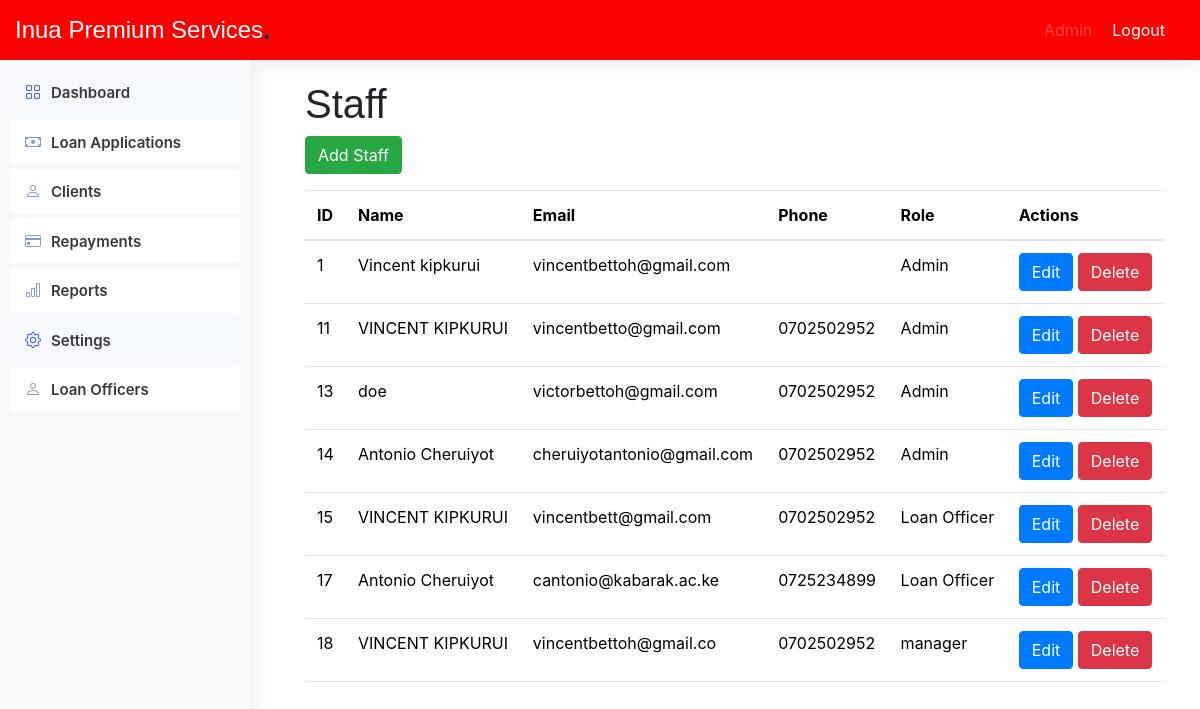
The app's page /admin/staff.php with its own data.
### tables this page shows
CREATE TABLE `navigation_items` (
  `id` int(11) NOT NULL,
  `title` varchar(100) NOT NULL,
  `url` varchar(200) NOT NULL,
  `icon` varchar(50) DEFAULT NULL,
  `parent_id` int(11) DEFAULT NULL
);

CREATE TABLE `users` (
  `id` int(11) NOT NULL,
  `name` varchar(100) NOT NULL,
  `email` varchar(100) NOT NULL,
  `phone` varchar(10) NOT NULL,
  `password` varchar(255) NOT NULL,
  `is_active` varchar(30) NOT NULL DEFAULT 'inactive',
  `role_id` varchar(11) NOT NULL,
  `area` varchar(11) NOT NULL
);

CREATE TABLE `roles` (
  `id` int(11) NOT NULL,
  `name` varchar(100) NOT NULL
);

### includes/functions.php (called while the page is built, shortened)
<?php
function db_connect() {
    $host = 'localhost';
    $db = 'microfinance';
    $user = 'root';
    $pass = '';
    try {
        return new PDO("mysql:host=$host;dbname=$db", $user, $pass, [
            PDO::ATTR_ERRMODE => PDO::ERRMODE_EXCEPTION,
            PDO::ATTR_DEFAULT_FETCH_MODE => PDO::FETCH_ASSOC,
        ]);
    } catch (PDOException $e) {
        die('Connection failed: ' . $e->getMessage());
    }
}
function getUserRole($userId) {
    $conn = db_connect();
    $stmt = $conn->prepare("SELECT role_id FROM users WHERE id = ?");
    $stmt->execute([$userId]);
    return $stmt->fetchColumn();
}
function getStaff() {
    include 'db.php';
    $sql = "SELECT * FROM users";
    $result = $conn->query($sql);
    $loanOfficers = [];
    if ($result->num_rows > 0) {
        while ($row = $result->fetch_assoc()) {
            $loanOfficers[] = $row;
        }
    }
    return $loanOfficers;
}
function getRole($id) {
    $conn = db_connect();
    $stmt = $conn->prepare("SELECT * FROM roles WHERE id = ?");
    $stmt->execute([$id]);
    return $stmt->fetch();
}
function getNavigationItems($roleId) {
    try {
        $conn = db_connect();
        $stmt = $conn->prepare("
            SELECT ni.id, ni.title, ni.url, ni.icon, ni.parent_id
            FROM navigation_items ni
            INNER JOIN navigation_item_roles nir ON ni.id = nir.navigation_item_id
            WHERE nir.role_id = :role_id ORDER BY ni.id ASC
        ");
        $stmt->execute([':role_id' => $roleId]);
        $result = $stmt->fetchAll(PDO::FETCH_ASSOC);
        return $result ?: [];
    } catch (PDOException $e) {
        error_log('Database query error: ' . $e->getMessage());
        return [];
    } finally {
        $conn = null;
    }
}
?>

### admin/staff.php (the view, shortened to what this page needs)
<?php
include_once("../includes/functions.php");
$loanOfficers = getStaff();
?>
<!DOCTYPE html>
<html lang="en">
<head>
    <link rel="stylesheet" href="https://cdnjs.cloudflare.com/ajax/libs/bootstrap/5.3.3/css/bootstrap.min.css" />
    <link href="assets/vendor/bootstrap/css/bootstrap.min.css" rel="stylesheet">
    <link href="assets/vendor/bootstrap-icons/bootstrap-icons.css" rel="stylesheet">
    <link href="assets/css/style.css" rel="stylesheet">
</head>
<body class="admin-page">
    <?php
    include("includes/header.php");
    include("../includes/sidebar.php");
    ?>
    <main class="main">
        <section id="loan-officers" class="loan-officers section">
            <div class="container">
                <h1>Staff</h1>
                <button class="btn btn-success mb-3" data-bs-toggle="modal" data-bs-target="#addLoanOfficerModal">Add Staff</button>
                <div class="table-container">
                    <table class="table">
                        <thead>
                            <tr>
                                <th>ID</th>
                                <th>Name</th>
                                <th>Email</th>
                                <th>Phone</th>
                                <th>Role</th>
                                <th>Actions</th>
                            </tr>
                        </thead>
                        <tbody>
                            <?php if (!empty($loanOfficers)): ?>
                                <?php foreach ($loanOfficers as $officer): ?>
                                    <tr>
                                        <td><?php echo htmlspecialchars($officer['id']); ?></td>
                                        <td><?php echo htmlspecialchars($officer['name']); ?></td>
                                        <td><?php echo htmlspecialchars($officer['email']); ?></td>
                                        <td><?php echo htmlspecialchars($officer['phone']); ?></td>
                                        <td><?php echo getRole($officer['role_id'])['name'];?></td>
                                        <td>
                                            <a href="edit_loan_officer.php?id=<?php echo htmlspecialchars($officer['id']); ?>" class="btn btn-primary">Edit</a>
                                            <a href="delete_loan_officer.php?id=<?php echo htmlspecialchars($officer['id']); ?>" class="btn btn-danger">Delete</a>
                                        </td>
                                    </tr>
                                <?php endforeach; ?>
                            <?php else: ?>
                                <tr>
                                    <td colspan="6">No loan officers found.</td>
                                </tr>
                            <?php endif; ?>
                        </tbody>
                    </table>
                </div>
            </div>
        </section>
    </main>
</body>
</html>

### includes/sidebar.php (shortened to what this page needs)
<?php
$userId = 1;
$roleId = getUserRole($userId);
$navItems = getNavigationItems($roleId);
function renderNavItems($items, $parentId = NULL) {
    $html = '';
    foreach ($items as $item) {
        if ($item['parent_id'] == $parentId) {
            $subItems = array_filter($items, function($i) use ($item) {
                return $i['parent_id'] == $item['id'];
            });
            $hasSubItems = !empty($subItems);
            $html .= '<li class="nav-item">';
            $html .= '<a class="nav-link' . ($hasSubItems ? ' collapsed' : '') . '" href="' . $item['url'] . '"';
            if ($hasSubItems) {
                $html .= ' data-bs-toggle="collapse" data-bs-target="#collapse-' . $item['id'] . '" aria-expanded="false" aria-controls="collapse-' . $item['id'] . '"';
            }
            $html .= '>';
            if ($item['icon']) {
                $html .= '<i class="' . $item['icon'] . '" title="' . $item['title'] . '"></i>';
            }
            $html .= '<span>' . $item['title'] . '</span>';
            $html .= '</a>';
            if ($hasSubItems) {
                $html .= '<ul id="collapse-' . $item['id'] . '" class="collapse list-unstyled">';
                $html .= renderNavItems($items, $item['id']);
                $html .= '</ul>';
            }
            $html .= '</li>';
        }
    }
    return $html;
}
?>
<!DOCTYPE html>
<html lang="en">
<head>
    <link rel="stylesheet" href="../assets/css/bootstrap.min.css">
</head>
<body>
    <aside class="sidebar">
        <ul class="sidebar-nav" id="sidebar-nav">
            <?= renderNavItems($navItems) ?>
        </ul>
    </aside>
</body>
</html>

### admin/assets/css/style.css (style rules this page uses)
:root { scroll-behavior: smooth; }
body { font-family: "Open Sans", sans-serif; background: #f6f9ff; color: #444444; }
a { color: #4154f1; text-decoration: none; }
h1, h2, h3, h4, h5, h6 { font-family: "Nunito", sans-serif; }
.sidebar { position: fixed; top: 60px; left: 0; bottom: 0; width: 300px; z-index: 996; transition: all 0.3s; padding: 20px; overflow-y: auto; scrollbar-width: thin; scrollbar-color: #aab7cf transparent; box-shadow: 0px 0px 20px rgba(1, 41, 112, 0.1); background-color: #fff; }
.sidebar-nav { padding: 0; margin: 0; list-style: none; }
.sidebar-nav li { padding: 0; margin: 0; list-style: none; }
.sidebar-nav .nav-item { margin-bottom: 5px; }
.sidebar-nav .nav-link { display: flex; align-items: center; font-size: 15px; font-weight: 600; color: #4154f1; transition: 0.3; background: #f6f9ff; padding: 10px 15px; border-radius: 4px; }
.sidebar-nav .nav-link i { font-size: 16px; margin-right: 10px; color: #4154f1; }
.sidebar-nav .nav-link.collapsed { color: #012970; background: #fff; }
.sidebar-nav .nav-link.collapsed i { color: #899bbd; }

### admin/staff.php (style rules this page uses)
body { background-color: #ffffff; color: #212529; font-family: 'Open Sans', sans-serif; margin: 0; }
.sidebar { background-color: #ffffff; color: #3a3939; padding: 20px; width: 250px; position: fixed; height: 100%; overflow: auto; }
.sidebar .nav-item .nav-link { color: #3a3939; padding: 10px 15px; text-decoration: none; display: block; }
.main { margin-left: 270px; padding: 20px; }
.table-container { overflow-x: auto; }

### includes/sidebar.php (style rules this page uses)
.sidebar { background-color: #f8f9fa; padding: 10px; height: 100vh; width: 250px; position: fixed; }
.sidebar .nav-link { color: #333; display: block; padding: 10px; text-decoration: none; }

### records on screen
navigation_items: title "Dashboard"
navigation_items: title "Loan Applications"
navigation_items: title "Clients"
navigation_items: title "Repayments"
navigation_items: title "Reports"
navigation_items: title "Settings"
navigation_items: title "Loan Officers"
users: id "1", name "Vincent kipkurui", email "vincentbettoh@gmail.com", role.name "Admin"
users: id "11", name "VINCENT KIPKURUI", email "vincentbetto@gmail.com", phone "0702502952", role.name "Admin"
users: id "13", name "doe", email "victorbettoh@gmail.com", phone "0702502952", role.name "Admin"
users: id "14", name "Antonio Cheruiyot", email "cheruiyotantonio@gmail.com", phone "0702502952", role.name "Admin"
users: id "15", name "VINCENT KIPKURUI", email "vincentbett@gmail.com", phone "0702502952", role.name "Loan Officer"
users: id "17", name "Antonio Cheruiyot", email "cantonio@kabarak.ac.ke", phone "0725234899", role.name "Loan Officer"
users: id "18", name "VINCENT KIPKURUI", email "vincentbettoh@gmail.co", phone "0702502952", role.name "manager"
